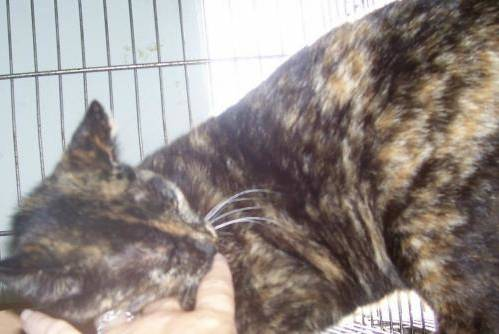
#> input picture catsdogs/test_set/test_set/cats/cat.4006.jpg, 499 x 334 px, found by its file name; its folder holds 4 pictures in this run
$ jupyter execute --allow-errors catsdogs.ipynb
#> lines starting #> are read from the running program, lines starting #| are printed output that depends on the picture
[cell 1]
import os
import pandas as pd
from PIL import Image
import numpy as np
from sklearn.model_selection import train_test_split
from sklearn.neighbors import KNeighborsClassifier
from sklearn.metrics import accuracy_score

[cell 2]
def cargar_imagenes_y_etiquetas(directorio):
#> called with directorio = 'archive/training_set/training_set/cats'
    imagenes = []
    etiquetas = []

    # Recorre el directorio
    for archivo in os.listdir(directorio):
        if archivo.endswith(".jpg") or archivo.endswith(".png"):  # Asegúrate de incluir tus formatos de imagen
            etiqueta = archivo.split('.')[0]  # Usa el nombre del archivo como etiqueta
            ruta_imagen = os.path.join(directorio, archivo)

            # Abre la imagen, conviértela a escala de grises y redimensiónala (opcional)
            imagen = Image.open(ruta_imagen).convert('L')  # 'L' para escala de grises
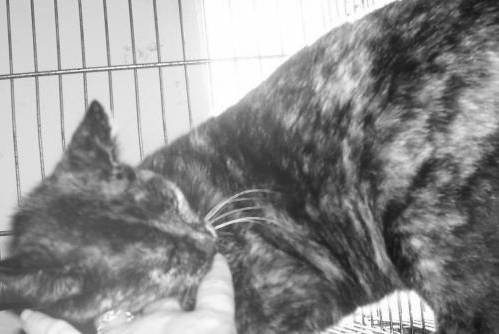
#> imagen: PIL image 499x334 L; min 19, max 255, mean 142.5
            imagen = imagen.resize((64, 64))  # Redimensionar a 64x64 (puedes cambiar el tamaño)
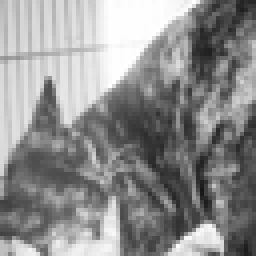
#> imagen: PIL image 64x64 L (shown 4 times larger); min 23, max 255, mean 142.5

            # Convierte la imagen a un array de numpy y aplánalo
            imagen_array = np.array(imagen).flatten()
#> imagen_array = 4096 values, max 255 at index 27, min 23 at index 3058, mean 142.5

            imagenes.append(imagen_array)
            etiquetas.append(etiqueta)
#> pass 2 of the loop in cargar_imagenes_y_etiquetas, `for archivo in os.listdir(directorio):`:
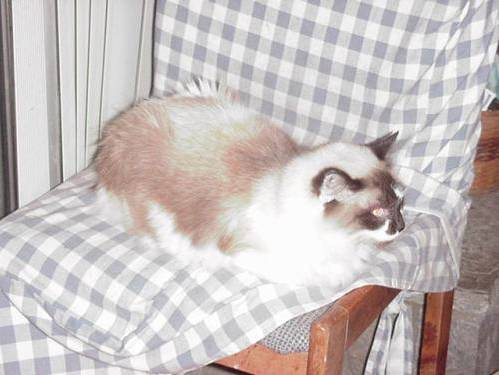
#> input picture catsdogs/test_set/test_set/cats/cat.4011.jpg, 499 x 375 px, found by its file name
#> in cargar_imagenes_y_etiquetas, `imagen = Image.open(ruta_imagen).convert('L')  # 'L' para escala de gr..`:
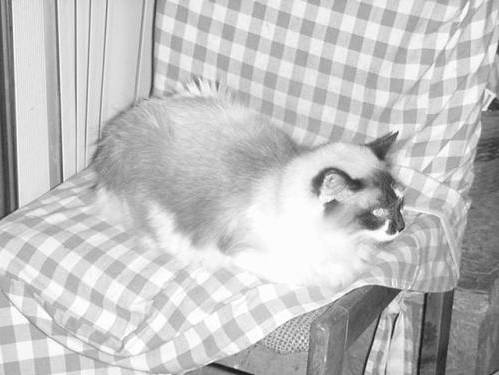
#> imagen: PIL image 499x375 L; min 16, max 255, mean 193.7
#> in cargar_imagenes_y_etiquetas, `imagen = imagen.resize((64, 64))`:
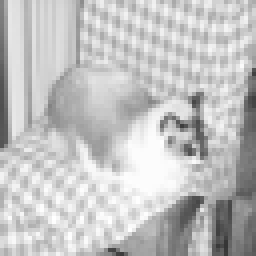
#> imagen: PIL image 64x64 L (shown 4 times larger); min 53, max 255, mean 193.7
#> imagen_array = 4096 values, max 255 at index 2280, min 53 at index 3960, mean 193.7
#> pass 3 of the loop in cargar_imagenes_y_etiquetas, `for archivo in os.listdir(directorio):`:
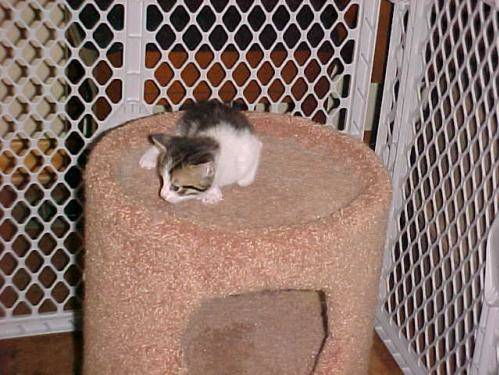
#> input picture catsdogs/test_set/test_set/cats/cat.4042.jpg, 499 x 375 px, found by its file name
#> in cargar_imagenes_y_etiquetas, `imagen = Image.open(ruta_imagen).convert('L')  # 'L' para escala de gr..`:
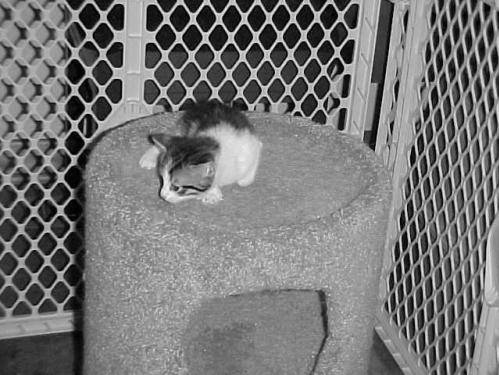
#> imagen: PIL image 499x375 L; min 0, max 252, mean 118.8
#> in cargar_imagenes_y_etiquetas, `imagen = imagen.resize((64, 64))`:
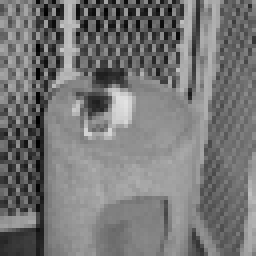
#> imagen: PIL image 64x64 L (shown 4 times larger); min 0, max 226, mean 118.8
#> imagen_array = 4096 values, max 226 at index 1631, min 0 at index 713, mean 118.8
#> the loop made 4 passes; the first 3 are shown
#> pass 2 of the loop in cargar_imagenes_y_etiquetas, `for archivo in os.listdir(directorio):`:
#> pass 3 of the loop in cargar_imagenes_y_etiquetas, `for archivo in os.listdir(directorio):`:
#> the loop made 4 passes; the first 3 are shown

    # Crea un DataFrame con las imágenes y las etiquetas
    df = pd.DataFrame(imagenes)
    df['etiqueta'] = etiquetas
    return df

[cell 3]
# Directorio donde están las imágenes
directorio_imagenes = "archive/test_set/test_set/cats"

[cell 4]
# Cargar imágenes y etiquetas en un DataFrame
df_imagenes_traing_cats = cargar_imagenes_y_etiquetas("archive/training_set/training_set/cats")
df_imagenes_test_cats = cargar_imagenes_y_etiquetas("archive/test_set/test_set/cats")
#> (the rest of this cell did not finish here and is left out)

df_imagenes_test_dogs = cargar_imagenes_y_etiquetas("archive/test_set/test_set/dogs")

#> (a cell that did not finish here is left out)

[cell 6]
df_imagenes_test_cats.shape
#> Out = (4, 4097)
